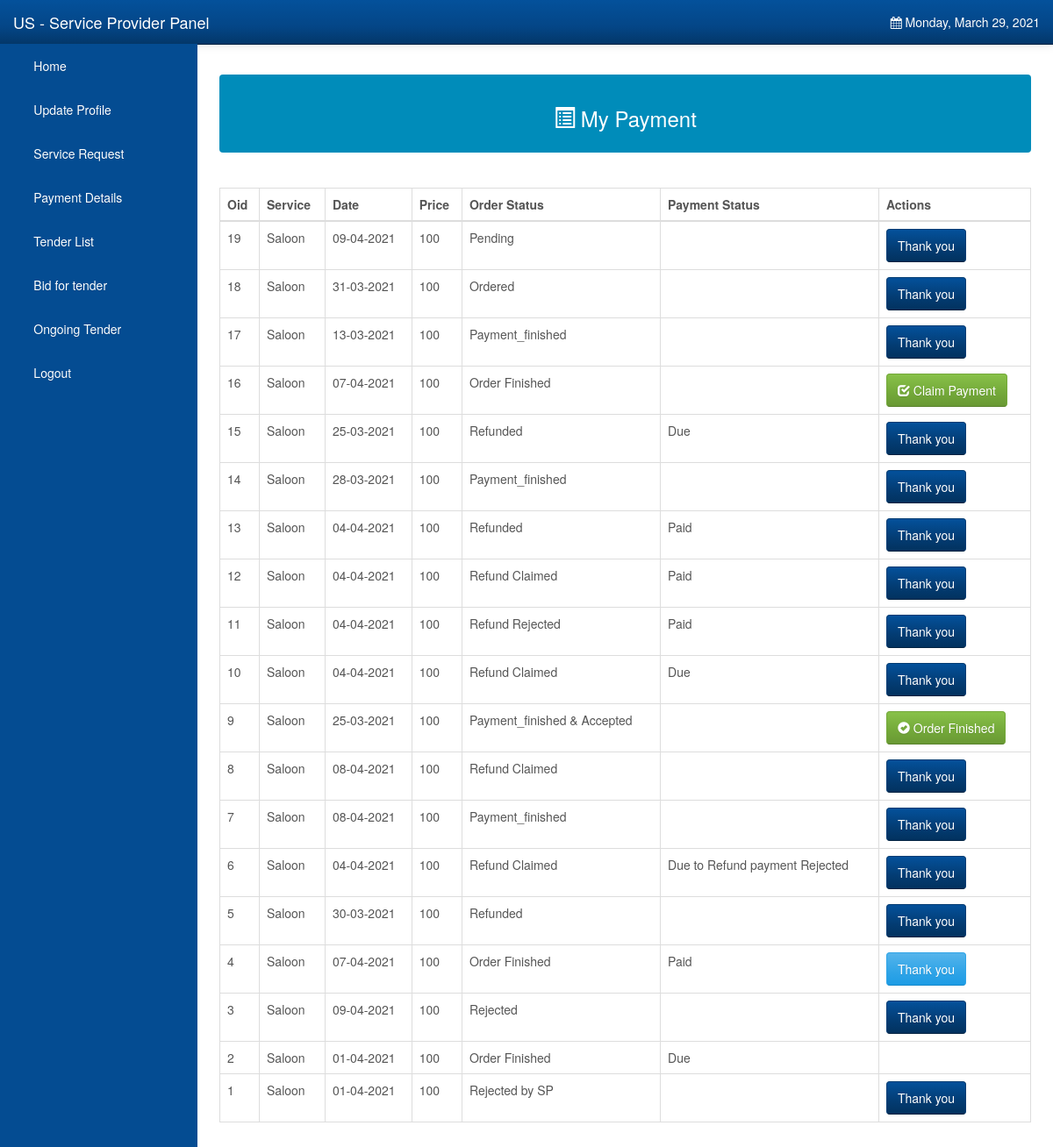
/sp/payment_history.php (signed in), run on the app's committed database.
### tables this page shows
CREATE TABLE `orderdetails` (
  `order_id` int(10) UNSIGNED NOT NULL,
  `order_name` varchar(50) NOT NULL,
  `c_email` varchar(50) NOT NULL DEFAULT '0',
  `sp_email` varchar(50) NOT NULL DEFAULT '',
  `order_add` varchar(255) NOT NULL DEFAULT '',
  `order_price` double NOT NULL DEFAULT '0',
  `order_status` varchar(45) NOT NULL DEFAULT '',
  `order_date` date NOT NULL DEFAULT '0000-00-00',
  `payment_status` varchar(50) DEFAULT NULL
);

### sp/payment_history.php (the view, shortened to what this page needs)
<?php
include("config.php");
extract($_SESSION);
$stmt_edit = $DB_con->prepare('SELECT * FROM service_provider WHERE sp_email =:sp_email');
$stmt_edit->execute(array(':sp_email' => $sp_email));
$edit_row = $stmt_edit->fetch(PDO::FETCH_ASSOC);
extract($edit_row);
?>
<?php
include "nav.php";?>
        <div id="page-wrapper">
            <div class="alert alert-default" style="color:white;background-color:#008CBA">
                <center>
                    <h3> <span class="glyphicon glyphicon-list-alt"></span> My Payment</h3>
                </center>
            </div><br />
            <div class="table-responsive">
                <table class="display table table-bordered" id="example" cellspacing="0" width="100%">
                    <thead>
                        <tr>
                        <th>Oid</th>
                            <th>Service</th>
                            <th>Date</th>
                            <th>Price</th>
							<th>Order Status</th>
                            <th>Payment Status</th>
                            <th>Actions</th>
                        </tr>
                    </thead>
                    <tbody>
                                <?php
                                include("config.php");
                                $stmt = $DB_con->prepare("SELECT * FROM orderdetails where sp_email='$sp_email' ORDER BY order_id DESC");
                                $stmt->execute();
                                if ($stmt->rowCount() > 0) {
                                    while ($row = $stmt->fetch(PDO::FETCH_ASSOC)) {
                                        extract($row);
                                ?>
                                <tr><td><?php echo $order_id; ?> </td>
                                    <td><?php echo $order_name; ?></td>
                                    <td><?php $newDate = date("d-m-Y", strtotime($order_date));  echo $newDate; ?> </td>
                                    <td><?php echo $order_price; ?> </td>
									<td><?php echo $order_status; ?></td>
                                    <td><?php echo $payment_status; ?></td>
                                    <td>
                                    <?php
                             if( $order_status=='Payment_finished & Accepted' ){
                                ?><a class="btn btn-success" href="?finish_id=<?php echo $row['order_id']; ?>" title="click for Finish" onclick="return confirm('Are you sure to finish this order?')">
                                <span class='glyphicon glyphicon-ok-sign'></span> Order Finished</a>
                                <?php }
                                elseif($order_status=='Order Finished' ){
                                    if($payment_status=='Paid'){
                                        ?> <a class="btn btn-primary"> Thank you</a>
                                        <?php }elseif($payment_status==''){
                                ?> <a class="btn btn-success" href="?claim_id=<?php echo $row['order_id']; ?>" title="click for Accept" onclick="return confirm('Are you sure to Accept this order?')">
                                <span class='glyphicon glyphicon-check'></span> Claim Payment</a></td>
                                <?php }}
                            else {?>
                                <a class="btn btn-info"> Thank you</a><?php
                            }?>
                                </tr>
                            <?php
                            }
                        }
                        ?>
                        </tbody>
                </table>
            </div>
        </div>
        </div>
</body>
</html>

### sp/css/local.css (style rules this page uses)
#page-wrapper { width: 100%; padding: 5px 15px; }
body { font-family: "Helvetica Neue", Helvetica, Arial, sans-serif; font-size: 14px; line-height: 1.42857143; color: #555555; background-color: #ffffff; }
.btn { display: inline-block; margin-bottom: 0; font-weight: normal; text-align: center; vertical-align: middle; cursor: pointer; background-image: none; border: 1px solid transparent; white-space: nowrap; padding: 8px 12px; font-size: 14px; line-height: 1.42857143; border-radius: 4px; -webkit-user-select: none; -moz-user-select: none; -ms-user-select: none; user-select: none; }
.btn-primary { color: #ffffff; background-color: #2fa4e7; border-color: #2fa4e7; }
.btn-success { color: #ffffff; background-color: #73a839; border-color: #73a839; }
.btn-info { color: #ffffff; background-color: #033c73; border-color: #033c73; }
.btn { text-shadow: 0 1px 0 rgba(0, 0, 0, 0.1); }
.btn-primary { background-image: -webkit-linear-gradient(#54b4eb, #2fa4e7 60%, #1d9ce5); background-image: linear-gradient(#54b4eb, #2fa4e7 60%, #1d9ce5); background-repeat: no-repeat; filter: progid:DXImageTransform.Microsoft.gradient(startColorstr='#ff54b4eb', endColorstr='#ff1d9ce5', GradientType=0); filter: none; border-bottom: 1px solid #178acc; }
.btn-success { background-image: -webkit-linear-gradient(#88c149, #73a839 60%, #699934); background-image: linear-gradient(#88c149, #73a839 60%, #699934); background-repeat: no-repeat; filter: progid:DXImageTransform.Microsoft.gradient(startColorstr='#ff88c149', endColorstr='#ff699934', GradientType=0); filter: none; border-bottom: 1px solid #59822c; }
.btn-info { background-image: -webkit-linear-gradient(#04519b, #033c73 60%, #02325f); background-image: linear-gradient(#04519b, #033c73 60%, #02325f); background-repeat: no-repeat; filter: progid:DXImageTransform.Microsoft.gradient(startColorstr='#ff04519b', endColorstr='#ff02325f', GradientType=0); filter: none; border-bottom: 1px solid #022241; }
a { color: #2fa4e7; text-decoration: none; }
@media (min-width:768px) { #page-wrapper { padding: 15px 25px; } }

### data on the page
orderdetails: order_id "19", order_name "Saloon", order_date "09-04-2021", order_price "100", order_status "Pending", shows "Thank you"
orderdetails: order_id "18", order_name "Saloon", order_date "31-03-2021", order_price "100", order_status "Ordered", shows "Thank you"
orderdetails: order_id "17", order_name "Saloon", order_date "13-03-2021", order_price "100", order_status "Payment_finished", shows "Thank you"
orderdetails: order_id "16", order_name "Saloon", order_date "07-04-2021", order_price "100", order_status "Order Finished"
orderdetails: order_id "15", order_name "Saloon", order_date "25-03-2021", order_price "100", order_status "Refunded", payment_status "Due", shows "Thank you"
orderdetails: order_id "14", order_name "Saloon", order_date "28-03-2021", order_price "100", order_status "Payment_finished", shows "Thank you"
orderdetails: order_id "13", order_name "Saloon", order_date "04-04-2021", order_price "100", order_status "Refunded", payment_status "Paid", shows "Thank you"
orderdetails: order_id "12", order_name "Saloon", order_date "04-04-2021", order_price "100", order_status "Refund Claimed", payment_status "Paid", shows "Thank you"
orderdetails: order_id "11", order_name "Saloon", order_date "04-04-2021", order_price "100", order_status "Refund Rejected", payment_status "Paid", shows "Thank you"
orderdetails: order_id "10", order_name "Saloon", order_date "04-04-2021", order_price "100", order_status "Refund Claimed", payment_status "Due", shows "Thank you"
orderdetails: order_id "9", order_name "Saloon", order_date "25-03-2021", order_price "100", order_status "Payment_finished & Accepted"
orderdetails: order_id "8", order_name "Saloon", order_date "08-04-2021", order_price "100", order_status "Refund Claimed", shows "Thank you"
orderdetails: order_id "7", order_name "Saloon", order_date "08-04-2021", order_price "100", order_status "Payment_finished", shows "Thank you"
orderdetails: order_id "6", order_name "Saloon", order_date "04-04-2021", order_price "100", order_status "Refund Claimed", payment_status "Due to Refund payment Rejected", shows "Thank you"
orderdetails: order_id "5", order_name "Saloon", order_date "30-03-2021", order_price "100", order_status "Refunded", shows "Thank you"
orderdetails: order_id "4", order_name "Saloon", order_date "07-04-2021", order_price "100", order_status "Order Finished", payment_status "Paid", shows "Thank you"
orderdetails: order_id "3", order_name "Saloon", order_date "09-04-2021", order_price "100", order_status "Rejected", shows "Thank you"
orderdetails: order_id "2", order_name "Saloon", order_date "01-04-2021", order_price "100", order_status "Order Finished", payment_status "Due"
orderdetails: order_id "1", order_name "Saloon", order_date "01-04-2021", order_price "100", order_status "Rejected by SP", shows "Thank you"
